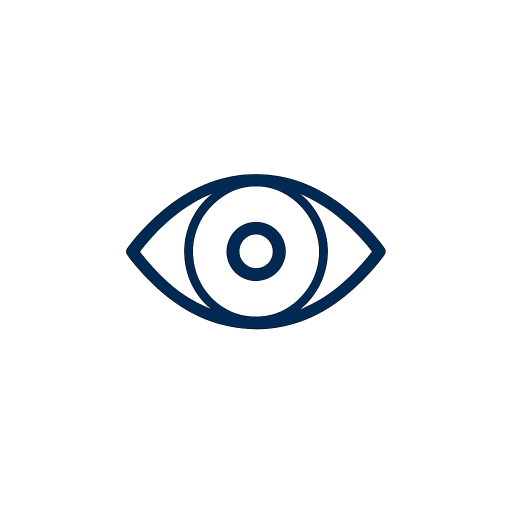
#> input picture .asset-cache/mark-source.png, 1024 x 1024 px (shown at 1/2 size)
$ python -i generate-brand-assets.py   (imports and definitions only)
#> lines starting #> are read from the running program, lines starting #| are printed output that depends on the picture; after the words box and inside, x2 and y2 are one past the last pixel; in counts of white or black regions, pixels touching at a corner belong together
#> further down, picture is the input picture: PIL image 1024x1024 RGBA; mean R, G, B, A 59.2, 65.2, 72.6, 11.3
#!/usr/bin/env python3
"""
generate-brand-assets.py — Full brand asset pipeline for InsiderTrades Sigma.

Uses OpenAI's gpt-image-1 (latest image model) to generate a new logo suite
following the Sigma DA:
  • Geometric, pure-vision eye (no chart, no arrow)
  • Corporate navy #112A46 (brand primary)
  • Minimalist, clean, editorial
  • Sigma (Σ) as integration concept

Pipeline:
  1. List of assets to produce (manifest)
  2. Call gpt-image-1 with carefully crafted prompts
  3. Post-process with PIL (crop, transparent bg, dark variant, sizes)
  4. Write to public/ and generate favicon.ico + PWA icons

Usage:
  python3 scripts/generate-brand-assets.py [--skip-generation] [--dry-run]
"""
import os, sys, base64, argparse, json
from io import BytesIO
from pathlib import Path

from PIL import Image, ImageChops, ImageDraw, ImageFont

# ── Env loader ───────────────────────────────────────────────────────────────

# [9 lines left out: function load_env, not called in this run]

HERE = Path(__file__).resolve().parent
ROOT = HERE.parent
PUBLIC = ROOT / "public"
CACHE = ROOT / ".asset-cache"
# [5 lines not run here, left out]

OPENAI_KEY = os.environ.get("OPENAI_API_KEY", "")
# [2 lines not run here, left out]

from openai import OpenAI
# [1 line that did not run here, left out]

# ── Args ─────────────────────────────────────────────────────────────────────

parser = argparse.ArgumentParser()
# [5 lines not run here, left out]

# ── Brand constants ──────────────────────────────────────────────────────────

NAVY = (17, 42, 70, 255)       # #112A46 corporate navy
NAVY_HEX = "#112A46"
CREAM = (240, 237, 232, 255)   # warm paper-white for dark mode

# ── Asset manifest ───────────────────────────────────────────────────────────

ASSET_MANIFEST = {
    "mark": {
        "description": "Geometric pure-vision eye icon",
        "source_size": "1024x1024",
        "generation_quality": "high",
        "prompt": (
            "A minimalist, geometric logo icon of a pure, deconstructed human eye, "
            "centered on a pure white background. "
            "The eye is drawn with clean, precise lines: "
            "an outer almond-shape contour (two arcs meeting at points left and right), "
            "a perfect inner circle iris, and a small solid center dot for the pupil. "
            "No chart line, no arrow, no graph, no text — just the pure eye geometry. "
            "All lines are solid corporate navy blue #112A46, stroke weight approximately 16-20px, "
            "clean vector quality, no gradients, no shading, no 3D effect, no decorative elements, "
            "no typography, no letters, no arrow, no stock chart. "
            "Extremely minimalist, modernist, Swiss design style — think Saul Bass or Paul Rand. "
            "Flat design, sharp precise geometric construction. "
            "The eye symbol represents pure vision, clarity, integration (Sigma). "
            "Generous white space around the icon. Centered composition."
        ),
    },
    # Wordmark is NOT AI-generated — typography is composed locally with PIL
    # for pixel-perfect letterforms (AI image models hallucinate text).
}

# ── Image generation ─────────────────────────────────────────────────────────

# [21 lines left out: function generate_with_openai, not called in this run]

# ── Post-processing (PIL) ────────────────────────────────────────────────────

def trim_whitespace(img: Image.Image, white_thresh: int = 245, pad: int = 24) -> Image.Image:
    """Crop to the smallest rect containing visible, non-white content.
    Works on both transparent and opaque inputs."""
#> called with white_thresh = 245, pad = 24
    if img.mode != "RGBA":
        img = img.convert("RGBA")
    r, g, b, a = img.split()
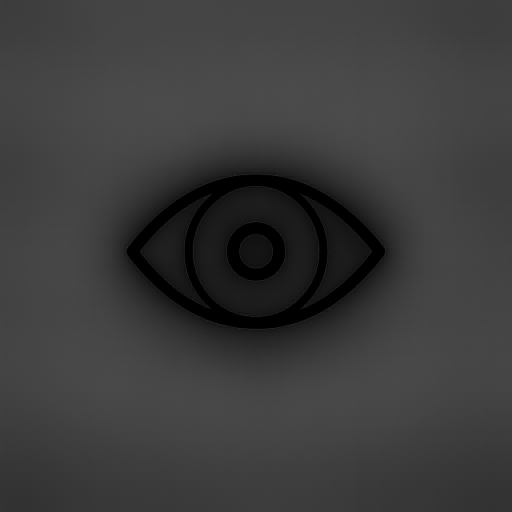
#> r: PIL image 1024x1024 L (shown at 1/2 size); min 0, max 77, mean 59.2
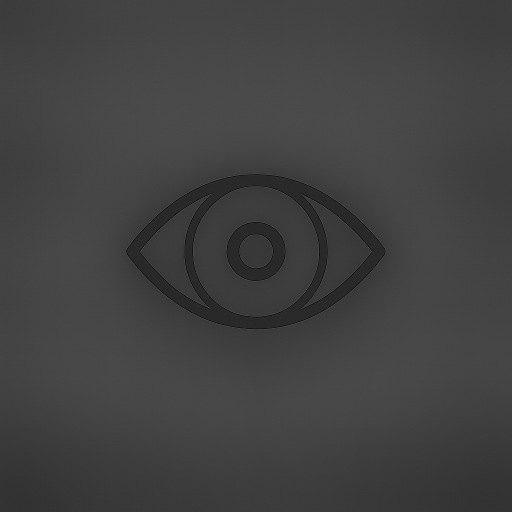
#> g: PIL image 1024x1024 L (shown at 1/2 size); min 0, max 108, mean 65.2
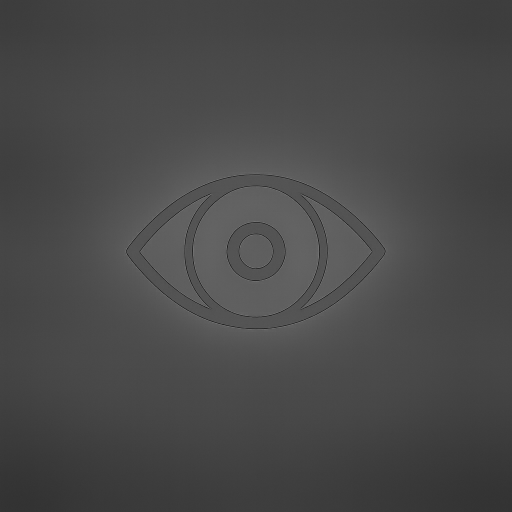
#> b: PIL image 1024x1024 L (shown at 1/2 size); min 4, max 152, mean 72.6
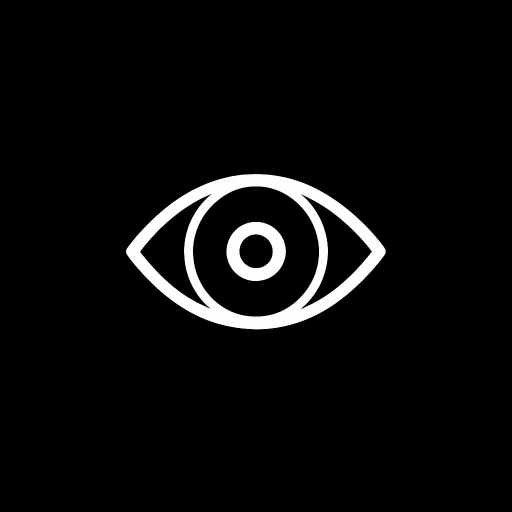
#> a: PIL image 1024x1024 L (shown at 1/2 size); min 0, max 255, mean 11.3
    # "Visible" = has alpha AND is not near-white
    alpha_mask = a.point(lambda v: 255 if v > 15 else 0)
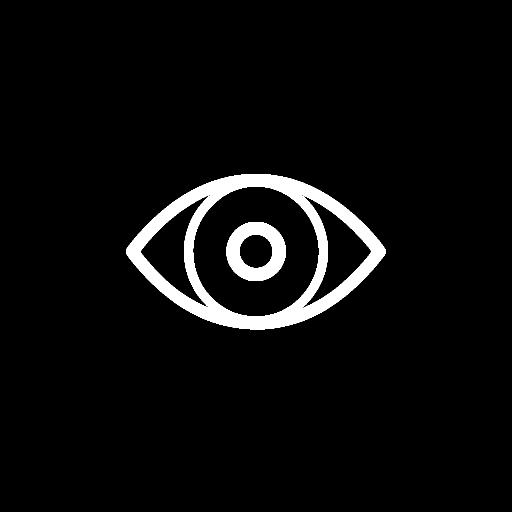
#> alpha_mask: PIL image 1024x1024 L (shown at 1/2 size); 4.6% white; 2 white regions, box (x1, y1, x2, y2) and area: (252, 348, 772, 659) 40372, (453, 444, 572, 562) 7692
    # Lightness mask: how "not-white" is this pixel (higher = more content)
    r_dark = r.point(lambda v: 255 if v < white_thresh else 0)
#> r_dark: PIL image 1024x1024 L; every value is 255
    g_dark = g.point(lambda v: 255 if v < white_thresh else 0)
    b_dark = b.point(lambda v: 255 if v < white_thresh else 0)
    color_mask = ImageChops.lighter(r_dark, ImageChops.lighter(g_dark, b_dark))
    # Pixel is "content" iff it has alpha AND is darker than near-white
    content = ImageChops.multiply(alpha_mask, color_mask).point(lambda v: 255 if v > 100 else 0)
    bbox = content.getbbox()
#> bbox = (252, 348, 772, 659)
    if not bbox:
        return img
    x0 = max(0, bbox[0] - pad)
#> x0 = 228
    y0 = max(0, bbox[1] - pad)
#> y0 = 324
    x1 = min(img.width, bbox[2] + pad)
#> x1 = 796
    y1 = min(img.height, bbox[3] + pad)
#> y1 = 683
    return img.crop((x0, y0, x1, y1))
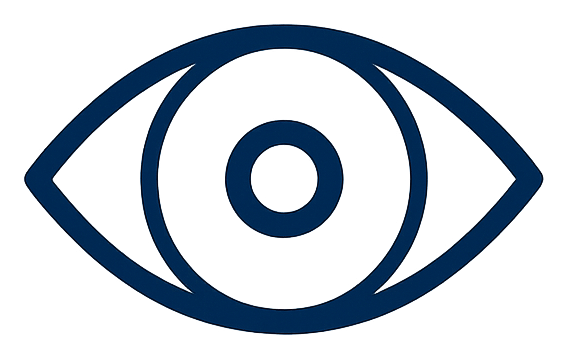
#> returned value: PIL image 568x359 RGBA; mean R, G, B, A 29.6, 57.4, 87.6, 58.3; transparent parts drawn white


# [119 lines left out: functions make_white_transparent, colorize_to_cream, resize_to_width, square_pad, save_webp, save_png and 1 more, not called in this run]


FUTURA_PATH = "/System/Library/Fonts/Supplemental/Futura.ttc"

# [132 lines left out: functions _futura_bold, _compose_wordmark, _recolor_mark_to_color, process_wordmark, main, not called in this run]


# [2 lines not run here, left out]

>>> from PIL import Image
>>> picture = Image.open('../.asset-cache/mark-source.png')
>>> result = trim_whitespace(picture)
